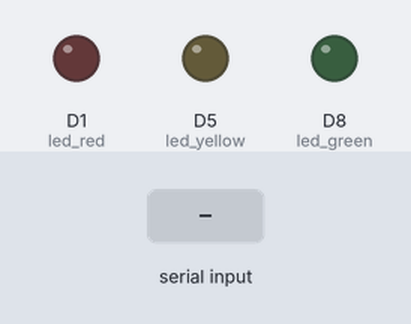
Recording of a sketch running on a simulated ESP8266 (NodeMCU). On the bench: output pins drawn as LEDs (lit = HIGH). The test bench sets the inputs (shaded band).

Above: at 1.2 s.
1.3 s: "red\n" received over Serial
At 3.0 s:
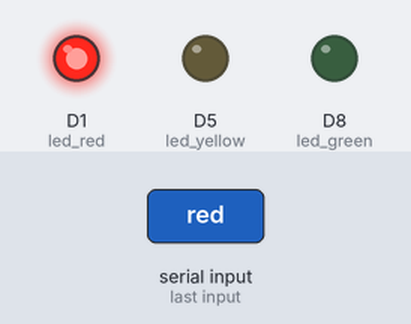
3.8 s: "yellow\n" received over Serial
At 6.0 s:
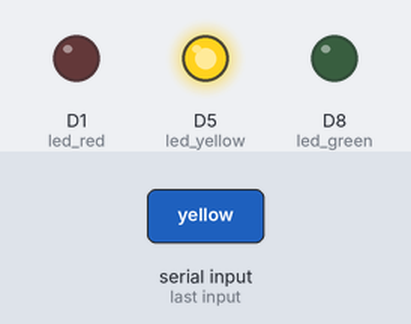
6.3 s: "green\n" received over Serial
At 8.0 s:
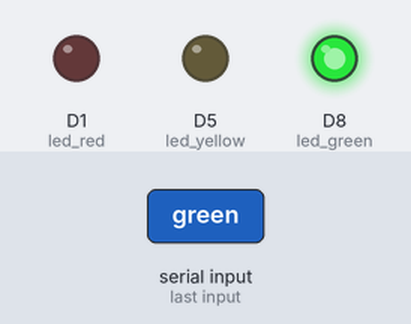
8.8 s: "1\n" received over Serial
At 11.1 s:
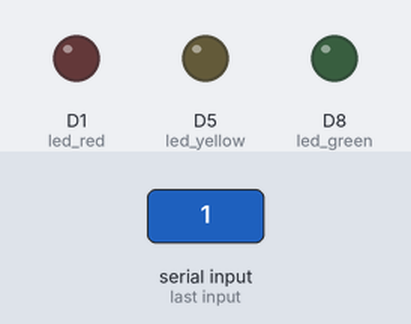
Timing chart, 0 to 12.3 s (numbered marks = the images above; inputs shaded):
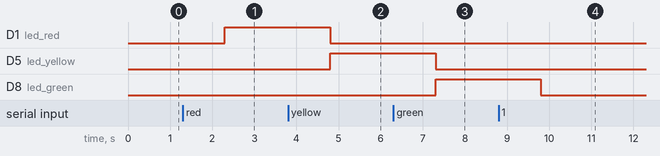

The sketch:

10-traffic-lights-over-serial.ino
```cpp
/**
 * Traffic light over Serial
 *
 * ( stty raw speed 115200 >&2; echo 'red' ) > /dev/cu.SLAB_USBtoUART <&1
 */

#define baud_rate 115200

#define led_red D1
#define led_yellow D5
#define led_green D8

String data;
int current_led = -1;

void setup() {
//  Serial.print("Using serial baud rate ");
//  Serial.println(baud_rate);
  Serial.begin(baud_rate);

  pinMode(led_red, OUTPUT);
  pinMode(led_yellow, OUTPUT);
  pinMode(led_green, OUTPUT);

  digitalWrite(led_red, LOW);
  digitalWrite(led_yellow, LOW);
  digitalWrite(led_green, LOW);
}

void transition(int led) {
  if (current_led == led) {
    // No op
    return;
  }
  if (current_led != -1) {
    digitalWrite(current_led, LOW);
  }
  if (led != -1) {
    digitalWrite(led, HIGH);
  }
  current_led = led;
}

void handle_input(String input) {
  if (input.indexOf('\n') != -1) {
    input = input.substring(0, input.indexOf('\n'));
  }
//  Serial.print("handle_input(): *");
//  Serial.print(input);
//  Serial.println("*");
  if (input == "red") {
    transition(led_red);
    return;
  }
  if (input == "yellow") {
    transition(led_yellow);
    return;
  }
  if (input == "green") {
    transition(led_green);
    return;
  }
  transition(-1);
//  Serial.println("Unknown input");
}

void loop() {
  while(Serial.available()) {
    //data = Serial.readStringUntil('\n');
    data = Serial.readString();
    handle_input(data);
  }
}
```

Measured:
- after the input at 1.3 s, D1 (led_red): LOW → HIGH after 1.0 s
- after the input at 3.8 s, D1 (led_red): HIGH → LOW after 1.0 s; D5 (led_yellow): LOW → HIGH after 1.0 s
- after the input at 6.3 s, D5 (led_yellow): HIGH → LOW after 1.0 s; D8 (led_green): LOW → HIGH after 1.0 s
- after the input at 8.8 s, D8 (led_green): HIGH → LOW after 1.0 s
